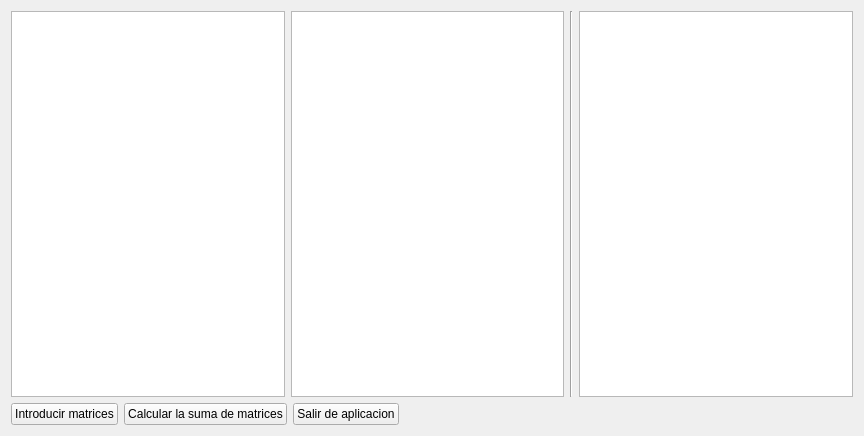
<?xml version="1.0" encoding="UTF-8"?>
<ui version="4.0">
 <class>Widget</class>
 <widget class="QWidget" name="Widget">
  <property name="geometry">
   <rect>
    <x>0</x>
    <y>0</y>
    <width>864</width>
    <height>436</height>
   </rect>
  </property>
  <property name="windowTitle">
   <string>Widget</string>
  </property>
  <layout class="QGridLayout" name="gridLayout">
   <item row="0" column="0">
    <layout class="QHBoxLayout" name="horizontalLayout_2">
     <item>
      <widget class="QTableView" name="tableViewA"/>
     </item>
     <item>
      <widget class="QTableView" name="tableViewB"/>
     </item>
     <item>
      <widget class="Line" name="line">
       <property name="orientation">
        <enum>Qt::Vertical</enum>
       </property>
      </widget>
     </item>
     <item>
      <widget class="QTableView" name="tableViewResultado"/>
     </item>
    </layout>
   </item>
   <item row="1" column="0">
    <layout class="QHBoxLayout" name="horizontalLayout">
     <item>
      <widget class="QPushButton" name="introducirMatricesPushButton">
       <property name="text">
        <string>Introducir matrices</string>
       </property>
      </widget>
     </item>
     <item>
      <widget class="QPushButton" name="calcularSumaDeMatricesPushButton">
       <property name="text">
        <string>Calcular la suma de matrices</string>
       </property>
      </widget>
     </item>
     <item>
      <widget class="QPushButton" name="salirAplicacionPushButton">
       <property name="text">
        <string>Salir de aplicacion</string>
       </property>
      </widget>
     </item>
     <item>
      <spacer name="horizontalSpacer">
       <property name="orientation">
        <enum>Qt::Horizontal</enum>
       </property>
       <property name="sizeHint" stdset="0">
        <size>
         <width>40</width>
         <height>20</height>
        </size>
       </property>
      </spacer>
     </item>
    </layout>
   </item>
  </layout>
 </widget>
 <layoutdefault spacing="6" margin="11"/>
 <resources/>
 <connections/>
</ui>
